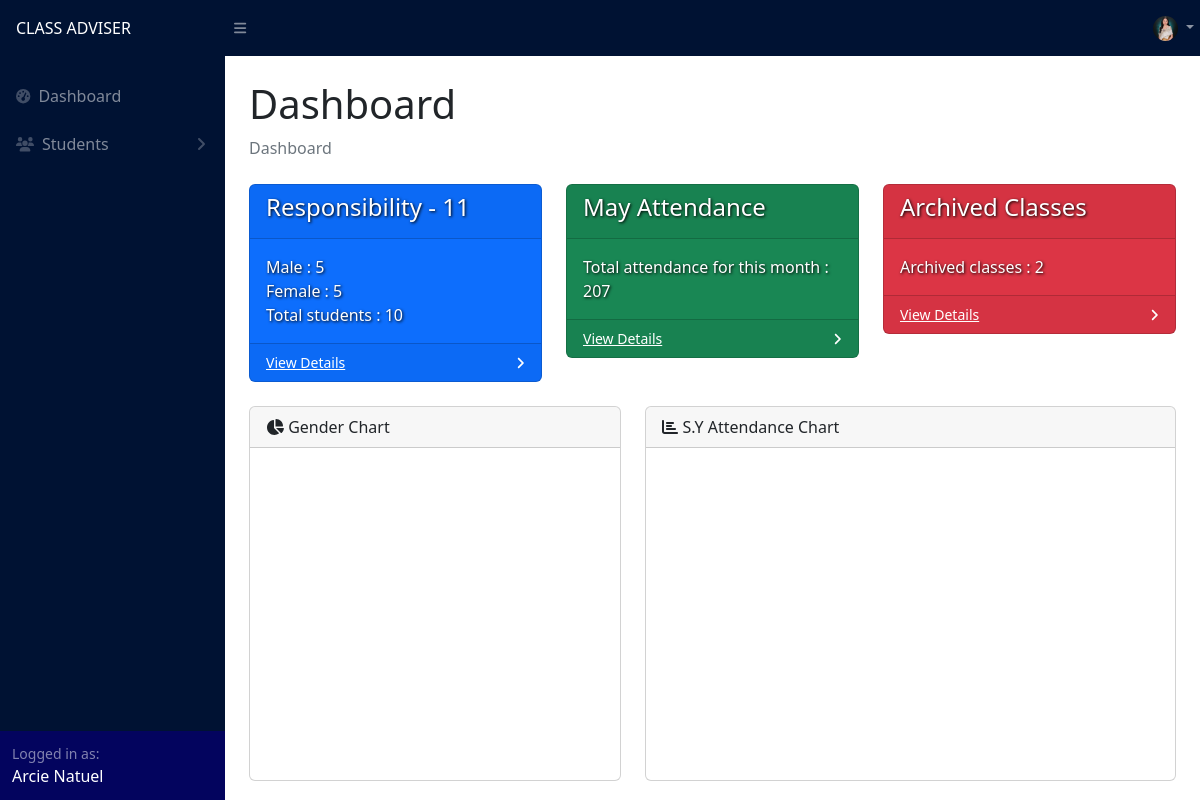
Page /adviser/dashboard.php (signed in) on the committed database.
### tables this page shows
CREATE TABLE `user` (
  `id` int(11) NOT NULL,
  `username` varchar(255) NOT NULL,
  `password` varchar(255) NOT NULL,
  `password2` varchar(255) NOT NULL,
  `name` varchar(255) NOT NULL,
  `user_type` varchar(255) NOT NULL,
  `section` varchar(255) NOT NULL,
  `status` varchar(255) NOT NULL,
  `profile_picture` varchar(50) NOT NULL
);

CREATE TABLE `section` (
  `id` int(11) NOT NULL,
  `name` varchar(255) NOT NULL,
  `track` varchar(255) NOT NULL,
  `strand` varchar(255) NOT NULL,
  `grade` int(255) NOT NULL,
  `adviser_id` int(11) NOT NULL,
  `adviser` varchar(255) NOT NULL,
  `school_year_id` int(11) NOT NULL,
  `school_year` varchar(255) NOT NULL,
  `is_archived` tinyint(4) NOT NULL
);

### adviser/dashboard.php (the view, shortened to what this page needs)
<?php
include("../config.php");
?>
<!DOCTYPE html>
<html lang="en">
<head>
    <link href="https://cdn.jsdelivr.net/npm/simple-datatables@7.1.2/dist/style.min.css" rel="stylesheet" />
    <link href="../css/styles.css" rel="stylesheet" />
    <link rel="stylesheet" href="https://cdn.jsdelivr.net/npm/bootstrap-icons@1.3.0/font/bootstrap-icons.css">
</head>
<body class="sb-nav-fixed">
    <?php include("navigation.php") ?>
    <div id="layoutSidenav_content">
        <main>
            <div class="container-fluid px-4">
                <h1 class="mt-4">Dashboard</h1>
                <ol class="breadcrumb mb-4">
                    <li class="breadcrumb-item active">Dashboard</li>
                </ol>
                <div class="row">
                    <?php
                    $id = $_SESSION['id'];
                    $advised = "SELECT * FROM user WHERE id = '$id'";
                    $advisedResult = $conn->query($advised);
                    $advisedRow = $advisedResult->fetch_assoc();
                    $sy = "SELECT * FROM school_year WHERE is_archived = 0";
                    $syResult = $conn->query($sy);
                    if ($syResult->num_rows > 0) {
                        $syRow = $syResult->fetch_assoc();
                        $school_year_id = $syRow['id'];
                    }
                    if ($advisedRow['section'] != "") {
                    ?>
                        <div class="col-xl-4 col-md-6">
                            <div class="card bg-primary text-white mb-4">
                                <div class="card-header">
                                    <h4 style="text-shadow: 1px 1px 3px black;">
                                        <?php
                                        $section = "SELECT * FROM section WHERE adviser_id = '$id' AND is_archived = 0 AND school_year_id = '$school_year_id'";
                                        $sectionResult = $conn->query($section);
                                        $sectionRow = $sectionResult->fetch_assoc();
                                        $sectionName = $sectionRow['name'];
                                        echo $sectionRow['name'] . " - " . $sectionRow['grade'];
                                        ?>
                                    </h4>
                                </div>
                                <div class="card-body">
                                    <span style="text-shadow: 1px 1px 3px black;" class="fs-6">
                                        <?php
                                        $lalaki = "SELECT * FROM student WHERE section = '$sectionName' AND sex = 'M' AND is_archived = 0 AND school_year_id = $school_year_id";
                                        $lalakiResult = $conn->query($lalaki);
                                        $lalakiCount = $lalakiResult->num_rows;
                                        $babae = "SELECT * FROM student WHERE section = '$sectionName' AND sex = 'F' AND is_archived = 0 AND school_year_id = $school_year_id";
                                        $babaeResult = $conn->query($babae);
                                        $babaeCount = $babaeResult->num_rows;
                                        echo 'Male : ' . $lalakiCount . '<br>';
                                        echo 'Female : ' . $babaeCount . '<br>';
                                        echo 'Total students : ' . $lalakiCount + $babaeCount;
                                        ?>
                                    </span>
                                </div>
                                <div class="card-footer d-flex align-items-center justify-content-between">
                                    <a class="small text-white stretched-link" href="student_table.php">View Details</a>
                                    <div class="small text-white"><i class="fas fa-angle-right"></i></div>
                                </div>
                            </div>
                        </div>
                    <?php
                    }
                    ?>
                    <div class="col-xl-4 col-md-6">
                        <div class="card bg-success text-white mb-4">
                            <div class="card-header">
                                <h4 style="text-shadow: 1px 1px 3px black;"><?php echo $currentMonth = date('F'); ?> Attendance</h4>
                            </div>
                            <div class="card-body">
                                <?php
                                $currentMonth = date('m');
                                $section = $_SESSION['section'];
                                if ($syResult->num_rows > 0) {
                                    $attendance = "SELECT * FROM sf2 WHERE `student_section` = '$section' AND attendance_month = '$currentMonth' AND school_year_id = $school_year_id";
                                    $attendanceResult = $conn->query($attendance);
                                    $attendanceCount = $attendanceResult->num_rows; ?>
                                    <span class="fs-6" style="text-shadow: 1px 1px 3px black;">Total attendance for this month : <?php echo $attendanceCount ?></span>
                                <?php }
                                ?>
                            </div>
                            <div class="card-footer d-flex align-items-center justify-content-between">
                                <a class="small text-white stretched-link" href="sf2.php">View Details</a>
                                <div class="small text-white"><i class="fas fa-angle-right"></i></div>
                            </div>
                        </div>
                    </div>
                    <div class="col-xl-4 col-md-6">
                        <div class="card bg-danger text-white mb-4">
                            <div class="card-header">
                                <h4 style="text-shadow: 1px 1px 3px black;">Archived Classes</h4>
                            </div>
                            <div class="card-body">
                                <?php
                                $archivedClasses = "SELECT * FROM section WHERE adviser_id = '$id' AND is_archived = 1";
                                $archivedClassesResult = $conn->query($archivedClasses);
                                $archivedClassesCount = $archivedClassesResult->num_rows;
                                ?>
                                <span class="fs-6" style="text-shadow: 1px 1px 3px black;">Archived classes : <?php echo $archivedClassesCount ?></span>
                            </div>
                            <div class="card-footer d-flex align-items-center justify-content-between">
                                <a class="small text-white stretched-link" type="button" data-bs-toggle="modal" data-bs-target="#archiveModal">View Details</a>
                                <div class="small text-white"><i class="fas fa-angle-right"></i></div>
                            </div>
                        </div>
                    </div>
                </div>
                <div class="row">
                    <div class="col-xl-5">
                        <div class="card mb-4">
                            <div class="card-header">
                                <i class="fa-solid fa-chart-pie"></i>
                                Gender Chart
                            </div>
                            <div class="card-body">
                                <div id="genderChart" style="width:100%; height:300px;"></div>
                            </div>
                        </div>
                    </div>
                    <div class="col-xl-7">
                        <div class="card mb-4">
                            <div class="card-header">
                                <i class="fa-solid fa-chart-bar"></i>
                                S.Y Attendance Chart
                            </div>
                            <div class="card-body">
                                <div id="attendanceChart" style="width:100%; height:300px;"></div>
                            </div>
                        </div>
                    </div>
                </div>
            </div>
        </main>
    </div>
    </div>
</body>
</html>

### adviser/navigation.php (shortened to what this page needs)
<nav class="sb-topnav navbar navbar-expand navbar-dark" style="background-color: #001233;">
    <a class=" navbar-brand ps-3 text-uppercase fs-6" href="dashboard.php">
        <?php
        if ($_SESSION['user_type'] == 'Adviser') {
            echo "ClASS ADVISER";
        } else {
            echo $_SESSION['user_type'];
        }
        ?>
    </a>
    <button class="btn btn-link btn-sm order-1 order-lg-0 me-4 me-lg-0" id="sidebarToggle" href="#!"><i class="fas fa-bars"></i></button>
    <div class="ms-auto me-0" style="width: 55px;">
        <ul class="navbar-nav ms-auto ms-md-0 me-3 me-lg-4">
            <li class="nav-item dropdown">
                <a class="nav-link dropdown-toggle" id="navbarDropdown" href="#" role="button" data-bs-toggle="dropdown" aria-expanded="false">
                    <?php
                    $profile_id = $_SESSION['id'];
                    $profilePic = "SELECT `profile_picture` FROM `user` WHERE id = '$profile_id'";
                    $profilePicResult = $conn->query($profilePic);
                    $profilePicRow = $profilePicResult->fetch_assoc();
                    $profilePicImage = $profilePicRow['profile_picture'];
                    if ($profilePicRow['profile_picture'] != '') { ?>
                        <img src="../profile_pic/<?php echo $profilePicImage ?>" style="border-radius: 100px; margin-right: 0;" width="25px" height="25px">
                    <?php } else { ?>
                        <img src="../profile_pic/default_profile.jpg" style="border-radius: 100px; margin-right: 0;" width="25px" height="25px">
                    <?php }
                    ?>
                </a>
            </li>
        </ul>
    </div>
</nav>
<div id="layoutSidenav">
    <div id="layoutSidenav_nav">
        <nav class="sb-sidenav accordion sb-sidenav-dark" id="sidenavAccordion" style="background-color: #001233;">
            <div class=" sb-sidenav-menu">
                <div class="nav mt-3">
                    <a class="nav-link" href="dashboard.php">
                        <div class="sb-nav-link-icon"><i class="fas fa-tachometer-alt"></i></div>
                        Dashboard
                    </a>
                    <a class="nav-link collapsed" href="#" data-bs-toggle="collapse" data-bs-target="#collapsePages" aria-expanded="false" aria-controls="collapsePages">
                        <div class="sb-nav-link-icon"><i class="fa-solid fa-users"></i></div>
                        Students
                        <div class="sb-sidenav-collapse-arrow"><i class="fas fa-angle-down"></i></div>
                    </a>
                </div>
            </div>
            <div class="sb-sidenav-footer" style="background: #03045e;">
                <div class="small">Logged in as:</div>
                <span class="text-capitalize text-white"><?php echo $_SESSION['name'] ?></span>
            </div>
        </nav>
    </div>

### rows in the picture
user: profile_picture (picture)
section: name "Responsibility", grade "11"

### other values in the picture
$_SESSION['name'] "Arcie Natuel"
$lalakiCount "5"
$babaeCount "5"
$lalakiCount + $babaeCount "10"
$attendanceCount "207"
$archivedClassesCount "2"
